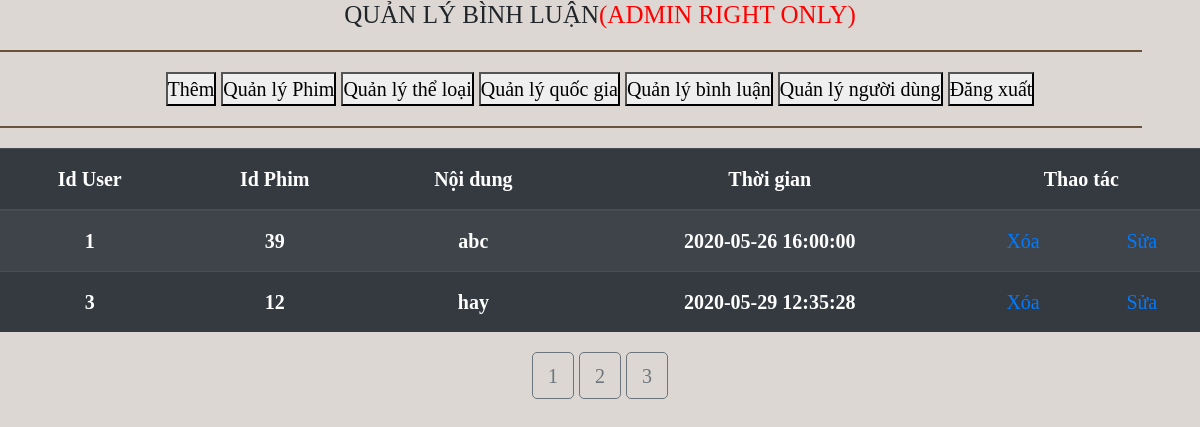
/qlybinhluan.php (signed in), run on the app's committed database.
### tables this page shows
CREATE TABLE `binhluan` (
  `idcomment` int(11) NOT NULL,
  `name` int(11) NOT NULL,
  `phimcomment` int(11) NOT NULL,
  `noidung` text NOT NULL,
  `time` datetime NOT NULL
);

### qlybinhluan.php (the view, shortened to what this page needs)
<?php
  $filmperpage =10 ;
  if( isset($_GET["trang"]) ){
    $trang = $_GET["trang"];
    settype($trang, "int");
  }else{
    $trang = 1;
  }
?>
<!DOCTYPE html>
<html lang="en">
    <head>
        <link rel="stylesheet" href="https://stackpath.bootstrapcdn.com/bootstrap/4.4.1/css/bootstrap.min.css">
        <link rel="stylesheet" href="\webproject\css\style.css">
        <link rel="stylesheet" href="https://cdnjs.cloudflare.com/ajax/libs/font-awesome/4.7.0/css/font-awesome.min.css">
        <link rel="stylesheet" href="owlcarousel/assets/owl.carousel.min.css">
        <link rel="stylesheet" href="owlcarousel/assets/owl.theme.default.min.css">
    </head>
    <body>
        <div id="table-container" class="text-center">
            <h5 class="text-center">QUẢN LÝ BÌNH LUẬN<span STYLE="COLOR:RED">(ADMIN RIGHT ONLY)</span></h5>
            <hr>
            <form method="post">
              <button name="add">Thêm</button>
              <button name="qlFilm">Quản lý Phim</button>
              <button name="qltheloai">Quản lý thể loại</button>
              <button name="qlquocgia">Quản lý quốc gia</button>
              <button name="qlbinhluan">Quản lý bình luận</button>
              <button name="qluser">Quản lý người dùng</button>
              <button name="cancel">Đăng xuất</button>
            </form>
            <hr>
            <div class="table-responsive">
              <table class="table table-striped table-dark text-center">
                  <thead>
                  <tr>
                      <th scope="col">Id User</th>
                      <th scope="col">Id Phim</th>
                      <th scope="col">Nội dung</th>
                      <th scope="col">Thời gian</th>
                      <th scope="col" colspan="2">Thao tác</th>
                  </tr>
                  </thead>
                  <tbody>
                  <?php
                      require_once('conn.php');
                      $from = ($trang -1 ) * $filmperpage;
                      $sql = "SELECT *
                      FROM binhluan
                      LIMIT $from,$filmperpage";
                      $result = $conn->query($sql);
                      if ($result->num_rows > 0) {
                          while ($row = $result->fetch_assoc()) {
                      ?>
                  <tr>
                      <th scope="row"><?= $row['name'] ?></th>
                      <th scope="row"><?= $row['phimcomment'] ?></th>
                      <th scope="row"><?= $row['noidung'] ?></th>
                      <th scope="row"><?= $row['time'] ?></th>
                      <td> <a href="deletebinhluan.php?id=<?= $row['idcomment']?>" class="delete">Xóa</a></td>
                      <td> <a href="updatebinhluan.php?id=<?= $row['idcomment']?>" class="update">Sửa</a></td>
                  </tr>
                  <?php
                          }
                      }
                  ?>
                  </tbody>
              </table>
            </div>
        </div>
        <?php
          require_once('conn.php');
          $qr = "SELECT * FROM theloai";
          $result = $conn->query($qr);
          $tongsotin = $result->num_rows;
          $pageNumber = ceil($tongsotin/$filmperpage);
        ?>
        <div class ="text-center">
          <?php
            for($t =1;$t<=$pageNumber;$t++){
              echo "<a href='qlytheloai.php?trang=$t' class=' phantrang btn btn-outline-secondary'>".$t."</a>";
            }
          ?>
        </div>
        <br>
    </body>
</html>

### css/style.css (style rules this page uses)
* { margin: 0; padding: 0; }
html, body { width: 100%; height: 100%; font-family: Cambria, Cochin, Georgia, Times, 'Times New Roman', serif; font-size: 20px; list-style-type: none; background-color: rgba(77, 51, 23, 0.1); }
hr { border: 1px solid rgba(77, 51, 23, 0.8); width: 95%; }

### data on the page
binhluan: name "1", phimcomment "39", noidung "abc", time "2020-05-26 16:00:00"
binhluan: name "3", phimcomment "12", noidung "hay", time "2020-05-29 12:35:28"
